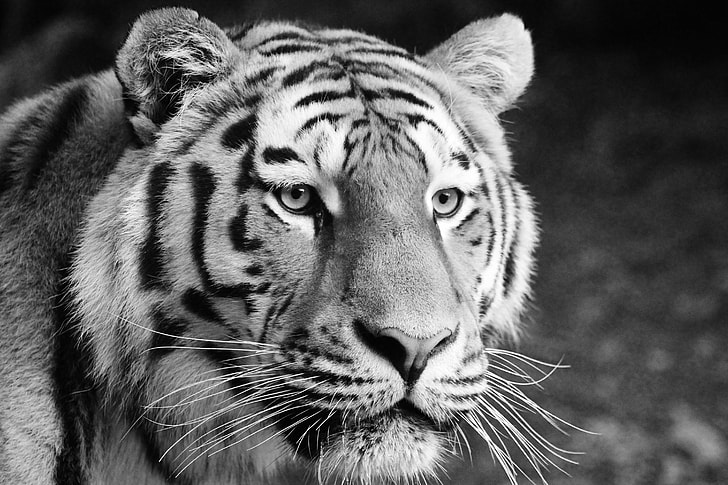
#> input picture Image filtering/basic_filtering/img/tiger.jpg, 728 x 485 px
$ python GaussianFilter.py
#> lines starting #> are read from the running program, lines starting #| are printed output that depends on the picture
# Exercise 3. Use OpenCV to apply a Gaussian filter. Try with different values of sigma and compare the results.

import cv2
import numpy as np
import matplotlib.pyplot as plt
from matplotlib import rc

# TODO: Apply the filter and show the results
img_tiger = cv2.imread('basic_filtering/img/tiger.jpg')
#> img_tiger is the input picture: shape (485, 728, 3); min 0, max 255, mean 96.4

def gauss_filter(image, sigma):
    image_blurred = cv2.GaussianBlur(src=image, ksize=(0, 0), sigmaX = sigma)
    return image_blurred

if __name__ == '__main__':

    tiger_blurred = cv2.GaussianBlur(src=img_tiger, ksize=(0, 0), sigmaX=1)
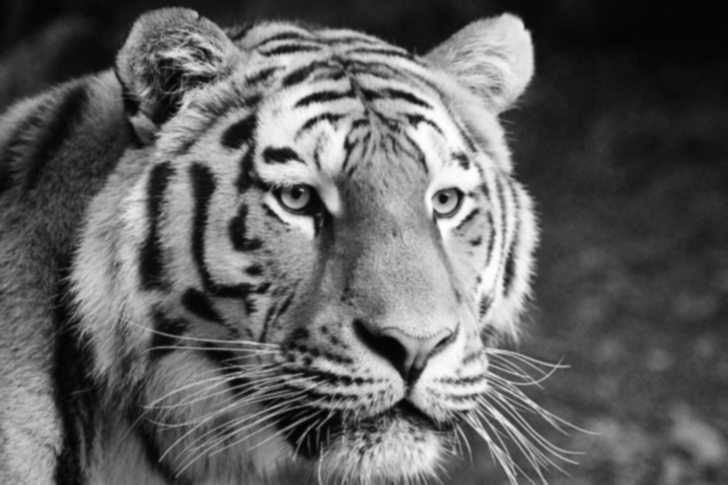
#> tiger_blurred: shape (485, 728, 3); min 3, max 255, mean 96.4
    tiger_more_blurred = cv2.GaussianBlur(src=img_tiger, ksize=(0, 0), sigmaX=3)
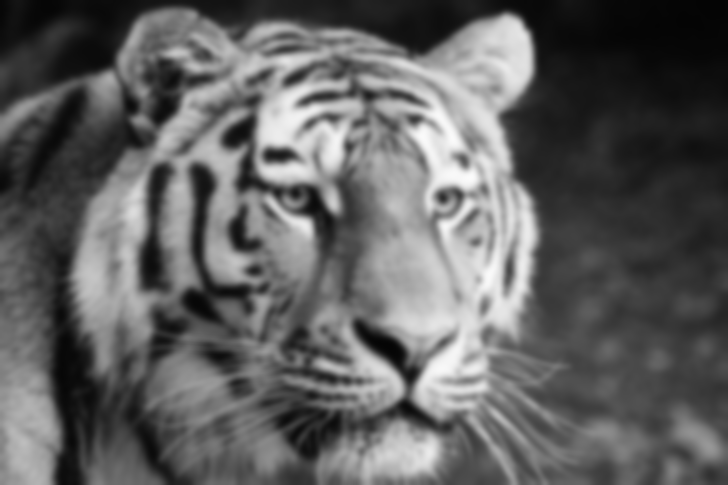
#> tiger_more_blurred: shape (485, 728, 3); min 4, max 252, mean 96.4
    tiger_very_blurred = cv2.GaussianBlur(src=img_tiger, ksize=(0, 0), sigmaX=5)
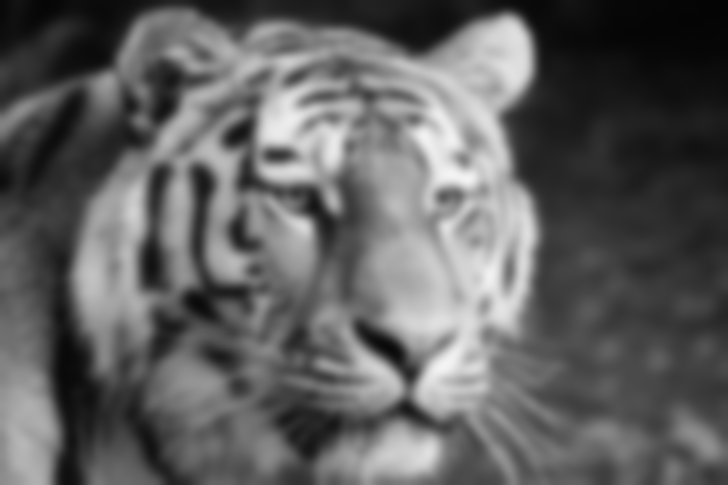
#> tiger_very_blurred: shape (485, 728, 3); min 4, max 244, mean 96.4
    fig = plt.figure(figsize=(15, 15))

    # Original image

    ax1 = fig.add_subplot(221)
    ax1.imshow(img_tiger, interpolation='none', cmap='gray')
    ax1.set_title('Original image ''\u03C3'' = 0 ')

    # Filter image

    ax2 = fig.add_subplot(222)
    ax2.imshow(tiger_blurred, interpolation='none', cmap='gray')
    ax2.set_title('Image blurred ''\u03C3'' = 1')

    # Filter image

    ax3 = fig.add_subplot(223)
    ax3.imshow(tiger_more_blurred, interpolation='none', cmap='gray')
    ax3.set_title('Image more blurred ''\u03C3'' = 3')

    # Filter image

    ax4 = fig.add_subplot(224)
    ax4.imshow(tiger_very_blurred, interpolation='none', cmap='gray')
    ax4.set_title('Image very blurred ''\u03C3'' = 5')

    plt.show()
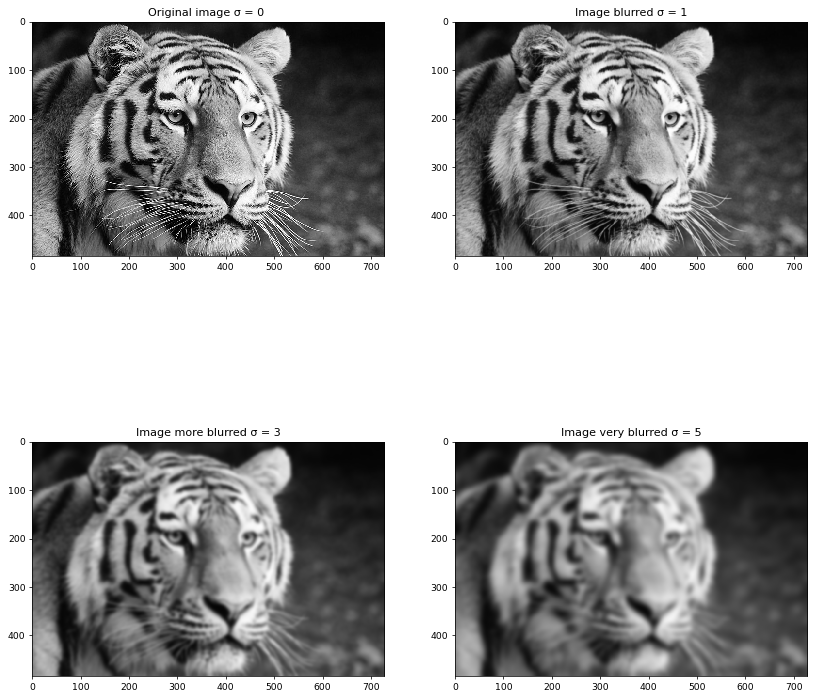
#> figure drawn by matplotlib, 4 panels
